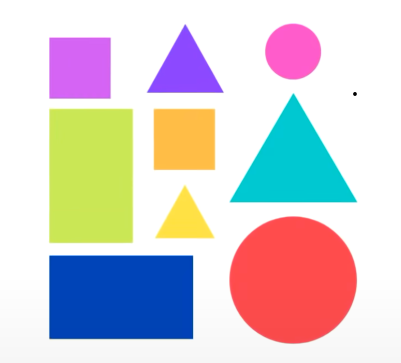
//> input picture OpenCVExample/OpenCVExample/shapes.png, 401 x 363 px
$ ./Chapter6   (built with g++ and OpenCV 4)
//> lines starting //> are read from the running program, lines starting //| are printed output that depends on the picture; after the words box and inside, x2 and y2 are one past the last pixel; in counts of white or black regions, pixels touching at a corner belong together
#include <iostream>
#include <opencv2/highgui/highgui.hpp>
#include <opencv2/imgcodecs.hpp>
#include <opencv2/imgproc.hpp>
#include <string>

// Color Detection
int main()
{
	using namespace cv;
	std::string path = "shapes.png";
	Mat img = imread(path);
//> img is the input picture: 363 rows x 401 cols, CV_8UC3; mean B, G, R 209.2, 206.6, 213.4
	Mat imgHSV;
	Mat mask;

	int hmin = 0;int smin = 0;int vmin = 0;

	int hmax = 179, smax = 255, vmax = 255;

	cvtColor(img, imgHSV, COLOR_BGR2HSV);
//> imgHSV: 363 rows x 401 cols, CV_8UC3; mean H, S, V 29.7, 77.9, 243.5
	namedWindow("TrackBars", (640, 200));
	createTrackbar("Hue Min", "TrackBars", &hmin, 179);
//> slider 'Hue Min' is set to 35
	createTrackbar("Hue Max", "TrackBars", &hmax, 179);
	createTrackbar("Sat Min", "TrackBars", &smin, 255);
//> slider 'Sat Min' is set to 51
	createTrackbar("Sat Max", "TrackBars", &smax, 255);
	createTrackbar("Val Min", "TrackBars", &vmin, 255);
//> slider 'Val Min' is set to 51
	createTrackbar("Val Max", "TrackBars", &vmax, 255);
	while (true)
	{
		Scalar lower(hmin, smin, vmin);
		Scalar upper(hmax, smax, vmax);

		inRange(imgHSV, lower, upper, mask);
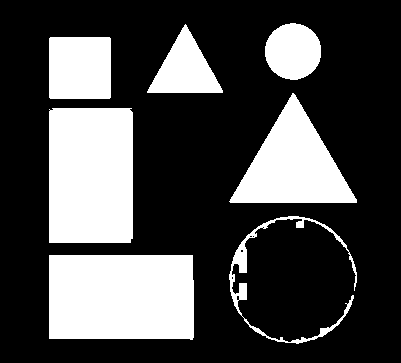
//> mask: 363 rows x 401 cols, CV_8UC1; 28.4% white; 7 white regions, largest, box (x1, y1, x2, y2) and area: (49, 255, 194, 340) 12157, (49, 108, 133, 243) 11318, (229, 93, 357, 203) 7252


		imshow("image", img);
		imshow("Image HSV", imgHSV);
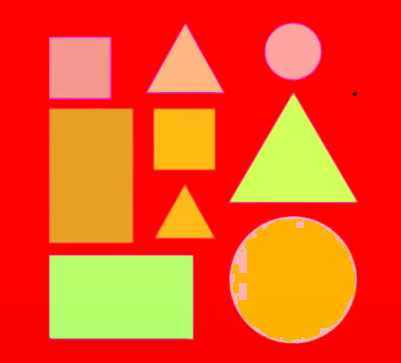
//> window 'Image HSV': 363 rows x 401 cols, CV_8UC3; mean B, G, R 29.7, 77.9, 243.5
		imshow("Image Mask", mask);
		waitKey(1);
	}
	return 0;
}
